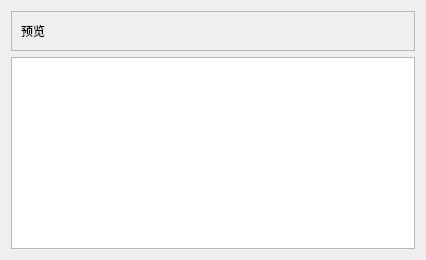
                 <widget class="QWidget" name="pageNotePreview">
                  <layout class="QVBoxLayout" name="verticalLayout_10" stretch="1,9">
                   <item>
                    <widget class="QFrame" name="frame_2">
                     <property name="frameShape">
                      <enum>QFrame::Shape::StyledPanel</enum>
                     </property>
                     <property name="frameShadow">
                      <enum>QFrame::Shadow::Raised</enum>
                     </property>
                     <layout class="QHBoxLayout" name="horizontalLayout_6">
                      <item>
                       <widget class="QLabel" name="label_3">
                        <property name="text">
                         <string>预览</string>
                        </property>
                       </widget>
                      </item>
                      <item>
                       <spacer name="horizontalSpacer_3">
                        <property name="orientation">
                         <enum>Qt::Orientation::Horizontal</enum>
                        </property>
                        <property name="sizeHint" stdset="0">
                         <size>
                          <width>360</width>
                          <height>20</height>
                         </size>
                        </property>
                       </spacer>
                      </item>
                     </layout>
                    </widget>
                   </item>
                   <item>
                    <widget class="QTextBrowser" name="tedtNotePreview"/>
                   </item>
                  </layout>
                 </widget>
